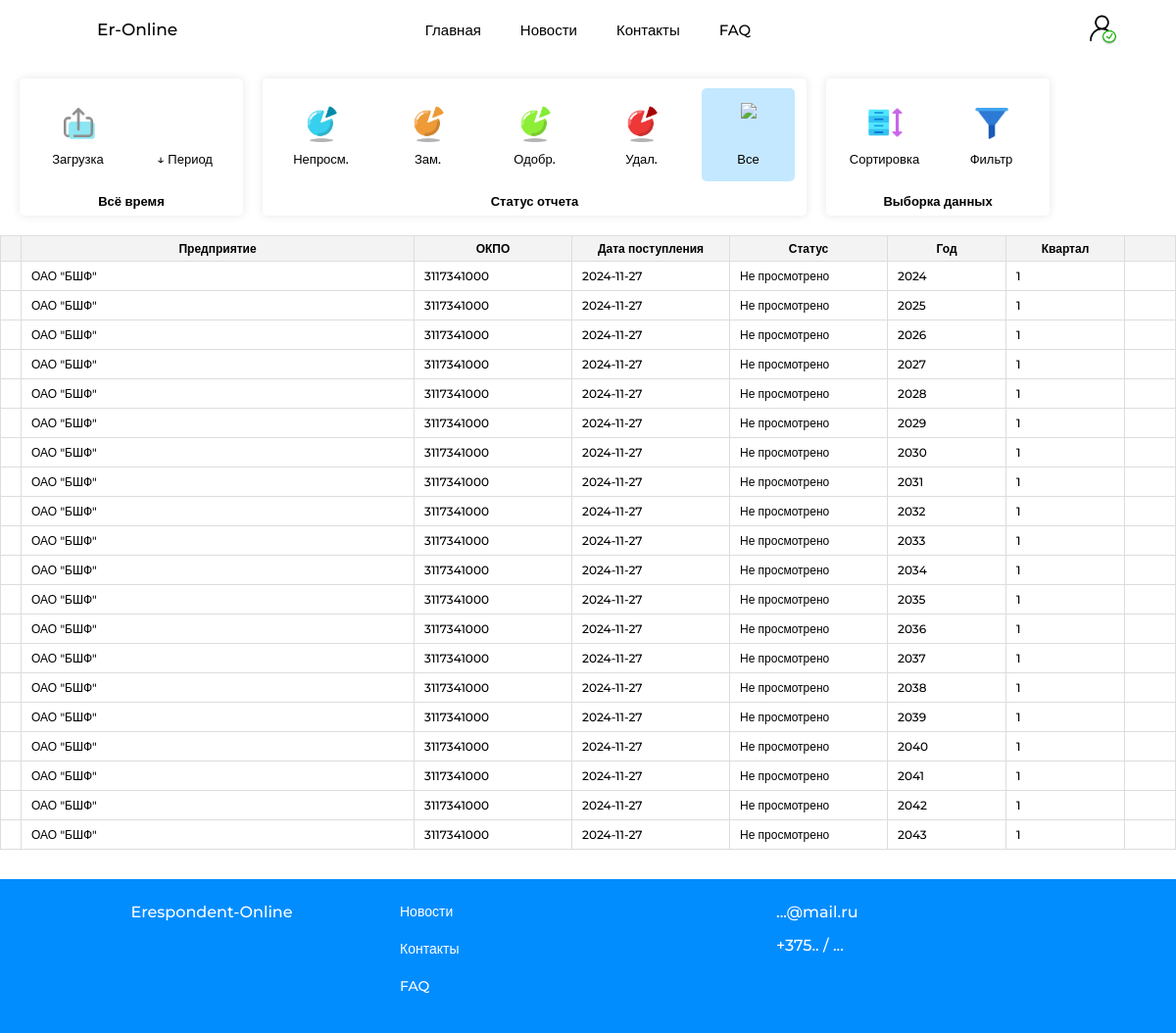
Screenshot of /audit_area/all_reports?year=&quarter= (signed in) with the database file from the repository.
### website/models.py (models this page shows)
class Report(db.Model):
    __tablename__ = 'report'
    id = db.Column(db.Integer, primary_key=True)
    okpo = db.Column(db.Integer)
    organization_name = db.Column(db.String(50))
    year = db.Column(db.Integer)
    quarter = db.Column(db.Integer)
    user_id = db.Column(db.Integer, db.ForeignKey('user.id'))
    time_of_receipt = db.Column(db.Date)
    versions = relationship('Version_report', backref='report')

class Version_report(db.Model):
    __tablename__ = 'version_report'
    id = db.Column(db.Integer, primary_key=True)
    begin_time = db.Column(db.Date, default=datetime.now())
    change_time = db.Column(db.Date)
    sent_time = db.Column(db.Date)
    status = db.Column(db.String(20))
    fio = db.Column(db.String(30))
    telephone = db.Column(db.String(20))
    email = db.Column(db.String(50))
    hasNot = db.Column(db.Boolean, default=False)
    report_id = db.Column(db.Integer, db.ForeignKey('report.id'))
    sections = db.relationship('Sections', backref='version_report', lazy=True, cascade="all, delete-orphan")

### website/views.py (the view)
@views.route('/audit_area/<status>')
@login_required
def audit_area(status):
    year_filter = request.args.get('year')
    quarter_filter = request.args.get('quarter')
    reports = get_reports_by_status(status, year_filter, quarter_filter)
    counts = count_reports(year_filter, quarter_filter)
    return render_template('audit_area.html',
                           current_user=current_user,
                           reports=reports,
                           not_viewedReports_count=counts['Отправлен'],
                           remarksReports_count=counts['Есть замечания'],
                           to_downloadReports_count=counts['Одобрен'],
                           to_deleteReports_count=counts['Готов к удалению'],
                           all_count = counts['Отправлен'] + counts['Есть замечания'] + counts['Одобрен'] + counts['Готов к удалению'],
                           year_filter=year_filter,
                           quarter_filter=quarter_filter,
                           year_today=year_today)

### website/views.py (called while the page is built)
def count_reports(year=None, quarter=None):
    filters = []
    if year:
        filters.append(Report.year == year)
    if quarter:
        filters.append(Report.quarter == quarter)
    statuses = [
        'Отправлен',
        'Есть замечания',
        'Одобрен',
        'Готов к удалению'
    ]
    counts = {status: Report.query.join(Version_report).filter(
        Version_report.status == status,
        *filters
    ).count() for status in statuses}
    all_count = Report.query.join(Version_report).filter(
        or_(*[Version_report.status == status for status in statuses]),
        *filters
    ).count()
    counts['all'] = all_count
    return counts

### website/templates/audit_area.html (shortened to what this page needs)
{% extends "base.html" %}
{% block content %}
<div class="audit-area_page">
    <div class="sticky_menu">
        <div class="report-area_menu">
            <div class="report-area_podmenu">
                <div class="content-podmenu">
                    <nav>
                        <ul>
                            <section>
                                <div class = "functions_menu">
                                    <li id = "douwnload_readyreports_link">
                                        <img src="{{ url_for('static', filename='img/upload.png')}}" alt="">
                                        <a>Загрузка</a>
                                    </li>
                                    <li id = "link_period">
                                        <a>↓ Период</a>
                                    </li>
                                </div>
                                <a class="functions_menu_name">
                                     {% if year_filter == '' and quarter_filter == '' %}
                                        Всё время
                                    {%else%}
                                        {{year_filter}} год, {{quarter_filter}} квартал
                                    {%endif%}
                                </a>
                            </section>
                            <section>
                                <div class = "functions_menu">
                                    <nav>
                                        <ul class="menu_audit" id="status-reportList">
                                            <li data-action="not_viewed">
                                                <img class="count-img" src="{{ url_for('static', filename='img/sl_1.png')}}">
                                                <a class="count_reporst">
                                                    <span>Непросм.</span>
                                                </a>
                                            </li>
                                            <li data-action="remarks">
                                                <img class="count-img" src="{{ url_for('static', filename='img/sl_2.png')}}">
                                                <a class="count_reporst">
                                                    <span>Зам.</span>
                                                </a>
                                            </li>
                                            <li data-action="to_download">
                                                <img class="count-img" src="{{ url_for('static', filename='img/sl_3.png')}}">
                                                <a class="count_reporst">
                                                    <span>Одобр.</span>
                                                </a>
                                            </li>
                                            <li data-action="to_delete">
                                                <img class="count-img" src="{{ url_for('static', filename='img/sl_4.png')}}">
                                                <a class="count_reporst">
                                                    <span>Удал.</span>
                                                </a>
                                            </li>
                                            <li data-action="all_reports">
                                                <img class="count-img" src="{{ url_for('static', filename='img/sl_5.png')}}">
                                                <a class="count_reporst">
                                                    <span>Все</span>
                                                </a>
                                            </li>
                                        </ul>
                                    </nav>
                                </div>
                                <a class="functions_menu_name">
                                    Статус отчета
                                </a>
                            </section>
                            <section>
                                <div class = "functions_menu">
                                    <li>
                                        <img src="{{ url_for('static', filename='img/icon_sort.png')}}" alt="">
                                        <a>Сортировка</a>
                                    </li>
                                    <li id = "show-filter">
                                        <img src="{{ url_for('static', filename='img/filter.png')}}" alt="">
                                        <a>Фильтр</a>
                                    </li>
                                </div>
                                <a class="functions_menu_name">
                                    Выборка данных
                                </a>
                            </section>
                        </ul>
                    </nav>
                </div>
            </div>
        </div>
    </div>
    <div class="report-list">
        <div class="report-area" >
            <table class="table_report-area">
                <thead class="order-table_titels">
                    <tr>
                        <th></th>
                        <th class="resizable" style="white-space: nowrap; min-width: 380px;">Предприятие<div class="resizer"></div></th>
                        <th class="resizable" style="white-space: nowrap; min-width: 140px;">ОКПО<div class="resizer"></div></th>
                        <th class="resizable" style="white-space: nowrap; min-width: 140px;">Дата поступления<div class="resizer"></div></th>
                        <th class="resizable" style="white-space: nowrap; min-width: 140px;">Статус<div class="resizer"></div></th>
                        <th class="resizable" style="white-space: nowrap; min-width: 100px;">Год<div class="resizer"></div></th>
                        <th class="resizable" style="white-space: nowrap; min-width: 100px;">Квартал<div class="resizer"></div></th>
                        <th rowspan="2"></th>
                    </tr>
                </thead>
                <tbody>
                    {% for row in reports %}
                        <tr class="report_row" data-id="{{ row.id }}" draggable="true">
                            <td>
                            </td>
                            <td>
                                <input type="text" id="report_organization_name" value="{{ row.organization_name }}" readonly>
                            </td>
                            <td>
                                <input type="text" id="report_okpo" value="{{ row.okpo }}" readonly>
                            </td>
                                {% for version in row.versions %}
                                    <td>
                                        <input type="text" value="{{version.sent_time}}" readonly>
                                    </td>
                                    <td>
                                        {% if version.status == 'Отправлен' %}
                                            <input type="text"  value="Не просмотрено" readonly>
                                        {%else%}
                                            <input type="text" value="{{version.status}}" readonly>
                                        {% endif %}
                                    </td>
                                {% endfor %}
                            <td>
                                <input type="text" id="report_year" value="{{ row.year }}" readonly>
                            </td>
                            <td>
                                <input type="text" id="report_quarter" value="{{ row.quarter }}" readonly>
                            </td>
                            <td></td>
                        </tr>
                    {% endfor %}
                </tbody>
            </table>
        </div>
    </div>
</div>
{% endblock %}

### website/static/css/base.css (style rules this page uses)
* { margin: 0; padding: 0; font-family: Montserrat, Arial, sans-serif; }
html, body { margin: 0; padding: 0; overflow: visible; }
a { text-decoration: none; }
body { display: flex; flex-direction: column; min-height: 100vh; background-color:#fff; overflow-x: hidden; color: rgb(0, 0, 0); }
:root { --color1: rgb(156, 209, 255); --color2: rgba(184, 220, 255, 0.6); --color3: rgb(129, 194, 255); --color4: #055e64; --color5: rgb(0, 146, 129); --color6: #444444; --color7: rgb(96, 255, 122); --remarksclr: rgba(255, 186, 96, 0.705); --odobrclr: rgb(96, 255, 122, 0.705); --delclr: rgb(255, 96, 96, 0.705); }
.sticky_menu { position: sticky; top: 70px; background-color: white; transition: box-shadow 0.3s; }
.report-area_menu { display: flex; font-weight: 500; top: 0; left: 0; width: 100%; overflow-x: auto; }
.content-podmenu { position: relative; padding: 0 10px; left: 0; right: 0; }
.content-podmenu nav ul { display: flex; list-style: none; margin: 0; }
.content-podmenu nav ul section { display: flex; background-color: #ffffff; border: none; border-radius: 5px; flex-direction: column; align-items: center; justify-content: center; margin: 10px; box-shadow: 0 0 10px rgba(0, 0, 0, 0.1); font-size: 13px; padding: 5px; height: 130px; }
.functions_menu { display: flex; flex-direction: row; height: 110px; margin-bottom: 5px; }
.functions_menu_name { font-weight: 600; font-family: 13px; margin: 0 0 5px 0; }
.content-podmenu nav ul li { margin: 0; display: flex; border-radius: 5px; flex-direction: column; justify-content: space-between; margin: 7px; align-items: center; text-align: center; width: 65px; height: 65px; padding: 15px; cursor: pointer; transition: background-color 0.3s ease, padding 0.3s ease; }
.activefunctions_menu { border-radius: 5px; border: none; background-color:#c4e8ff; }
.content-podmenu nav ul li img { height: 40px; width: auto; }
.content-podmenu nav ul li a { font-size: 13px; padding-top: 7px; }
.report-area { display: flex; flex-direction: row; overflow-x: auto; margin-bottom: 30px; margin-top: 10px; }
.table_report-area { border: none; font-size: 12px; display: block; border-spacing: 0px; border-collapse: collapse; background-color: #ffffff; height: 100%; }
.order-table_titels { color: rgb(0, 0, 0); font-weight: 600; width: 100%; background-color:rgba(231, 231, 231, 0.5); }
.order-table_titels tr th { padding: 5px 10px; text-align: center; font-size: 12px; position: relative; min-width: min-content; border: 1px solid #dddddd; }
.order-table_titels tr th:first-child, .order-table_titels tr td:first-child { width: 10px; }
.order-table_titels tr th:nth-child(2), .order-table_titels tr td:nth-child(2) { min-width: 10px; }
.order-table_titels tr th:nth-child(3), .order-table_titels tr td:nth-child(3) { min-width: 40px; }
.order-table_titels tr th:last-child, .order-table_titels tr td:last-child { width: 1000vb; }
th.resizable { position: relative; }
th .resizer { position: absolute; right: 0; top: 0; width: 5px; height: 100%; cursor: col-resize; user-select: none; }
.table_report-area input[type="text"] { font-size: 12px; font-weight: 500; width: 100%; border: none; text-align: left; background: none; color: #000000; box-sizing: border-box; min-width: min-content; }
.table_report-area tr td { padding: 7px 10px; text-align: left; font-size: 12px; border: 1px solid #dddddd; cursor: pointer; }
.audit-area_page { margin-top: 70px; display: flex; flex-direction: column; }

### rows the page displays
Report: organization_name "ОАО \"БШФ\"", okpo "3117341000", year "2024", quarter "1"
Version_report: sent_time "2024-11-27"
Report: organization_name "ОАО \"БШФ\"", okpo "3117341000", year "2025", quarter "1"
Version_report: sent_time "2024-11-27"
Report: organization_name "ОАО \"БШФ\"", okpo "3117341000", year "2026", quarter "1"
Version_report: sent_time "2024-11-27"
Report: organization_name "ОАО \"БШФ\"", okpo "3117341000", year "2027", quarter "1"
Version_report: sent_time "2024-11-27"
Report: organization_name "ОАО \"БШФ\"", okpo "3117341000", year "2028", quarter "1"
Version_report: sent_time "2024-11-27"
Report: organization_name "ОАО \"БШФ\"", okpo "3117341000", year "2029", quarter "1"
Version_report: sent_time "2024-11-27"
Report: organization_name "ОАО \"БШФ\"", okpo "3117341000", year "2030", quarter "1"
Version_report: sent_time "2024-11-27"
Report: organization_name "ОАО \"БШФ\"", okpo "3117341000", year "2031", quarter "1"
Version_report: sent_time "2024-11-27"
Report: organization_name "ОАО \"БШФ\"", okpo "3117341000", year "2032", quarter "1"
Version_report: sent_time "2024-11-27"
Report: organization_name "ОАО \"БШФ\"", okpo "3117341000", year "2033", quarter "1"
Version_report: sent_time "2024-11-27"
Report: organization_name "ОАО \"БШФ\"", okpo "3117341000", year "2034", quarter "1"
Version_report: sent_time "2024-11-27"
Report: organization_name "ОАО \"БШФ\"", okpo "3117341000", year "2035", quarter "1"
Version_report: sent_time "2024-11-27"
Report: organization_name "ОАО \"БШФ\"", okpo "3117341000", year "2036", quarter "1"
Version_report: sent_time "2024-11-27"
Report: organization_name "ОАО \"БШФ\"", okpo "3117341000", year "2037", quarter "1"
Version_report: sent_time "2024-11-27"
Report: organization_name "ОАО \"БШФ\"", okpo "3117341000", year "2038", quarter "1"
Version_report: sent_time "2024-11-27"
Report: organization_name "ОАО \"БШФ\"", okpo "3117341000", year "2039", quarter "1"
Version_report: sent_time "2024-11-27"
Report: organization_name "ОАО \"БШФ\"", okpo "3117341000", year "2040", quarter "1"
Version_report: sent_time "2024-11-27"
Report: organization_name "ОАО \"БШФ\"", okpo "3117341000", year "2041", quarter "1"
Version_report: sent_time "2024-11-27"
Report: organization_name "ОАО \"БШФ\"", okpo "3117341000", year "2042", quarter "1"
Version_report: sent_time "2024-11-27"
Report: organization_name "ОАО \"БШФ\"", okpo "3117341000", year "2043", quarter "1"
Version_report: sent_time "2024-11-27"
